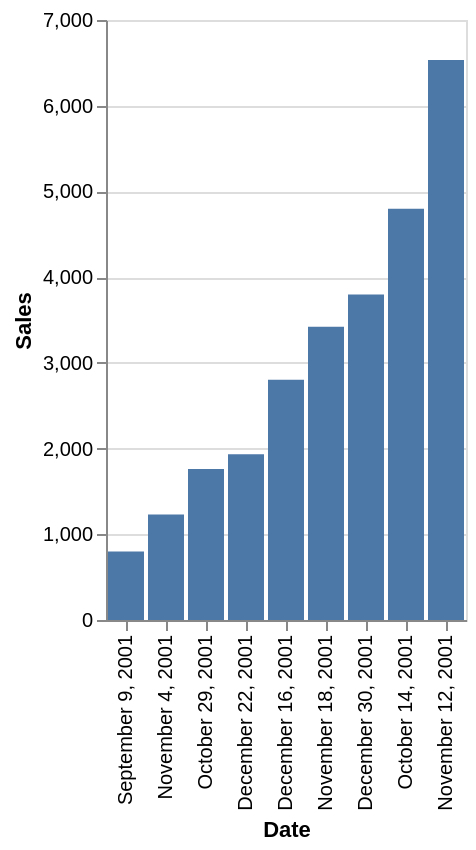

Write a Vega-Lite specification for this figure.
### Vega-Lite specification from a JSON file in a GitHub repository (floating-point values rounded to 4 significant figures)
{"data": {"values": [{"x_data": "September 9, 2001", "y_data": 798}, {"x_data": "November 4, 2001", "y_data": 1232}, {"x_data": "October 29, 2001", "y_data": 1763}, {"x_data": "December 22, 2001", "y_data": 1934}, {"x_data": "December 16, 2001", "y_data": 2804}, {"x_data": "November 18, 2001", "y_data": 3421}, {"x_data": "December 30, 2001", "y_data": 3798}, {"x_data": "October 14, 2001", "y_data": 4798}, {"x_data": "November 12, 2001", "y_data": 6532}]}, "mark": "bar", "encoding": {"x": {"field": "x_data", "type": "nominal", "title": "Date", "sort": {"op": "sum", "field": "y_data", "order": "ascending"}}, "y": {"field": "y_data", "type": "quantitative", "title": "Sales"}}}
